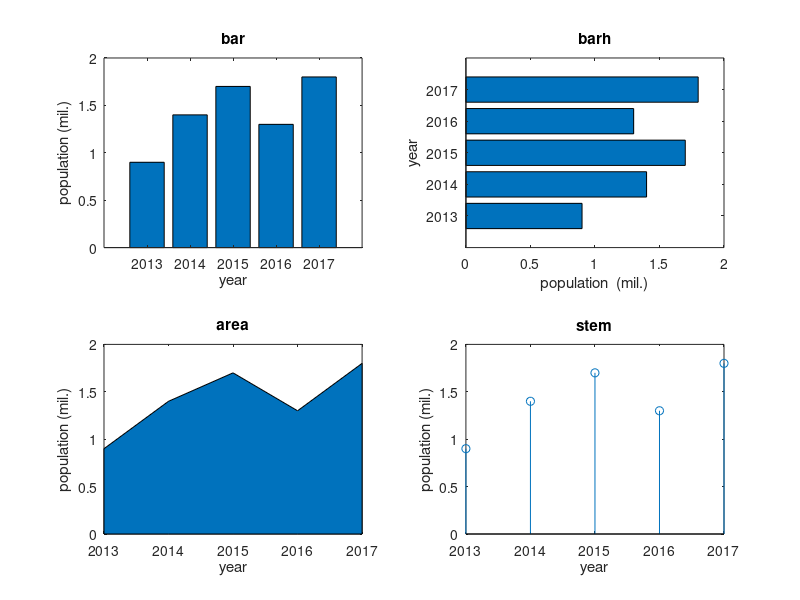

Source code (MATLAB):
year=2013:2017;
pop=[.9,1.4,1.7,1.3,1.8];

subplot(1,2,1)
title('population chart')

subplot(2,2,1)
bar(year,pop)
title('bar')
xlabel('year')
ylabel('population (mil.)')
subplot(2,2,2)
barh(year,pop)
title('barh')
xlabel('population  (mil.)')
ylabel('year')
subplot(2,2,3)
area(year,pop)
title('area')
xlabel('year')
ylabel('population (mil.)')
subplot(2,2,4)
stem(year,pop)
xlabel('year')
title('stem')
ylabel('population (mil.)')
